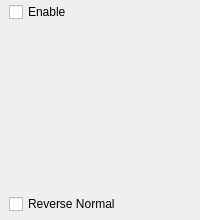
                <widget class="QWidget" name="clipping_plane6_">
                 <attribute name="title">
                  <string>6</string>
                 </attribute>
                 <layout class="QVBoxLayout" name="verticalLayout_17">
                  <property name="spacing">
                   <number>10</number>
                  </property>
                  <property name="leftMargin">
                   <number>9</number>
                  </property>
                  <property name="topMargin">
                   <number>2</number>
                  </property>
                  <property name="rightMargin">
                   <number>9</number>
                  </property>
                  <property name="bottomMargin">
                   <number>6</number>
                  </property>
                  <item>
                   <widget class="QCheckBox" name="enable_cp6_">
                    <property name="text">
                     <string>Enable</string>
                    </property>
                   </widget>
                  </item>
                  <item>
                   <widget class="QWidget" name="cp6_params_widget_" native="true">
                    <property name="minimumSize">
                     <size>
                      <width>0</width>
                      <height>0</height>
                     </size>
                    </property>
                    <layout class="QVBoxLayout" name="verticalLayout_16">
                     <property name="spacing">
                      <number>4</number>
                     </property>
                     <property name="margin">
                      <number>0</number>
                     </property>
                     <item>
                      <widget class="QtUtils::QtSliderDoubleCombo" name="cp6_x_" native="true">
                       <property name="sizePolicy">
                        <sizepolicy hsizetype="Preferred" vsizetype="Fixed">
                         <horstretch>0</horstretch>
                         <verstretch>0</verstretch>
                        </sizepolicy>
                       </property>
                       <property name="minimumSize">
                        <size>
                         <width>0</width>
                         <height>35</height>
                        </size>
                       </property>
                      </widget>
                     </item>
                     <item>
                      <widget class="QtUtils::QtSliderDoubleCombo" name="cp6_y_" native="true">
                       <property name="sizePolicy">
                        <sizepolicy hsizetype="Preferred" vsizetype="Fixed">
                         <horstretch>0</horstretch>
                         <verstretch>0</verstretch>
                        </sizepolicy>
                       </property>
                       <property name="minimumSize">
                        <size>
                         <width>0</width>
                         <height>35</height>
                        </size>
                       </property>
                      </widget>
                     </item>
                     <item>
                      <widget class="QtUtils::QtSliderDoubleCombo" name="cp6_z_" native="true">
                       <property name="sizePolicy">
                        <sizepolicy hsizetype="Preferred" vsizetype="Fixed">
                         <horstretch>0</horstretch>
                         <verstretch>0</verstretch>
                        </sizepolicy>
                       </property>
                       <property name="minimumSize">
                        <size>
                         <width>0</width>
                         <height>35</height>
                        </size>
                       </property>
                      </widget>
                     </item>
                     <item>
                      <widget class="QtUtils::QtSliderDoubleCombo" name="cp6_d_" native="true">
                       <property name="sizePolicy">
                        <sizepolicy hsizetype="Preferred" vsizetype="Fixed">
                         <horstretch>0</horstretch>
                         <verstretch>0</verstretch>
                        </sizepolicy>
                       </property>
                       <property name="minimumSize">
                        <size>
                         <width>0</width>
                         <height>35</height>
                        </size>
                       </property>
                      </widget>
                     </item>
                    </layout>
                   </widget>
                  </item>
                  <item>
                   <widget class="QCheckBox" name="cp6_reverse_norm_">
                    <property name="text">
                     <string>Reverse Normal</string>
                    </property>
                   </widget>
                  </item>
                 </layout>
                </widget>
